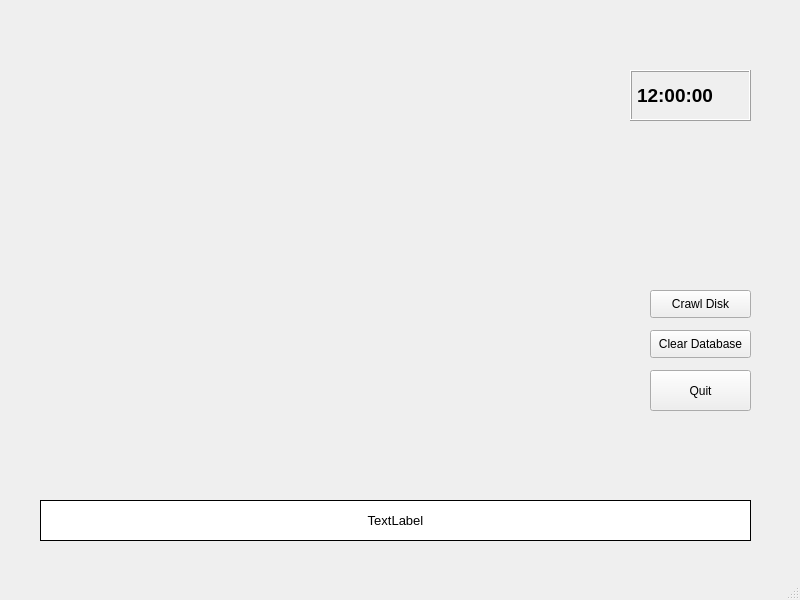
<?xml version="1.0" encoding="UTF-8"?>
<ui version="4.0">
 <class>mainWindow</class>
 <widget class="QMainWindow" name="mainWindow">
  <property name="geometry">
   <rect>
    <x>0</x>
    <y>0</y>
    <width>800</width>
    <height>600</height>
   </rect>
  </property>
  <property name="windowTitle">
   <string>Disk Analyser</string>
  </property>
  <widget class="QWidget" name="centralwidget">
   <widget class="QLabel" name="info_label">
    <property name="geometry">
     <rect>
      <x>40</x>
      <y>500</y>
      <width>711</width>
      <height>41</height>
     </rect>
    </property>
    <property name="font">
     <font>
      <pointsize>10</pointsize>
     </font>
    </property>
    <property name="styleSheet">
     <string notr="true">background-color:white</string>
    </property>
    <property name="frameShape">
     <enum>QFrame::Box</enum>
    </property>
    <property name="frameShadow">
     <enum>QFrame::Plain</enum>
    </property>
    <property name="text">
     <string>TextLabel</string>
    </property>
    <property name="alignment">
     <set>Qt::AlignCenter</set>
    </property>
   </widget>
   <widget class="QLabel" name="time_label">
    <property name="geometry">
     <rect>
      <x>630</x>
      <y>70</y>
      <width>121</width>
      <height>51</height>
     </rect>
    </property>
    <property name="font">
     <font>
      <pointsize>14</pointsize>
      <weight>75</weight>
      <bold>true</bold>
     </font>
    </property>
    <property name="toolTip">
     <string>Current time</string>
    </property>
    <property name="statusTip">
     <string/>
    </property>
    <property name="frameShape">
     <enum>QFrame::Box</enum>
    </property>
    <property name="frameShadow">
     <enum>QFrame::Raised</enum>
    </property>
    <property name="text">
     <string>12:00:00</string>
    </property>
   </widget>
   <widget class="QPushButton" name="quit_button">
    <property name="geometry">
     <rect>
      <x>650</x>
      <y>370</y>
      <width>101</width>
      <height>41</height>
     </rect>
    </property>
    <property name="text">
     <string>Quit</string>
    </property>
   </widget>
   <widget class="QPushButton" name="clear_button">
    <property name="geometry">
     <rect>
      <x>650</x>
      <y>330</y>
      <width>101</width>
      <height>28</height>
     </rect>
    </property>
    <property name="text">
     <string>Clear Database</string>
    </property>
   </widget>
   <widget class="QPushButton" name="crawl_button">
    <property name="geometry">
     <rect>
      <x>650</x>
      <y>290</y>
      <width>101</width>
      <height>28</height>
     </rect>
    </property>
    <property name="text">
     <string>Crawl Disk</string>
    </property>
   </widget>
  </widget>
  <widget class="QMenuBar" name="menubar">
   <property name="geometry">
    <rect>
     <x>0</x>
     <y>0</y>
     <width>800</width>
     <height>26</height>
    </rect>
   </property>
  </widget>
  <widget class="QStatusBar" name="statusbar"/>
 </widget>
 <resources/>
 <connections/>
</ui>
